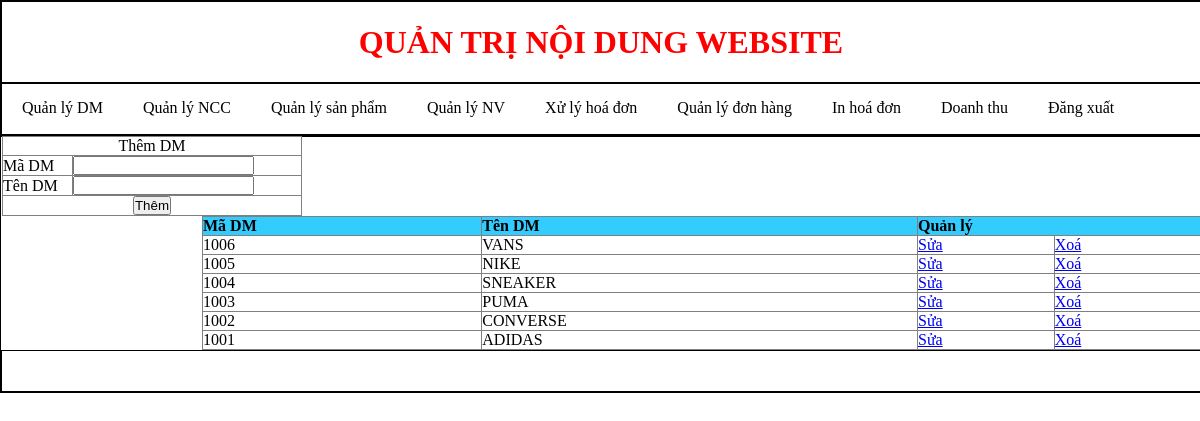
Screenshot of /Admin/index.php?Quanly=QuanlyDM&action=Them (signed in) with the database file from the repository.
### tables this page shows
CREATE TABLE `danhmuc` (
  `MaDM` char(10) NOT NULL,
  `TenDM` varchar(50) DEFAULT NULL
);

### Admin/modular/QuanlyDM/Lietke.php (the view)
<?php
 $sql="select * from danhmuc order by MaDM desc";
 $run=mysqli_query($conn,$sql);
?>
<table width="100%" border="1">
  <tr style="background-color:#33CCFF">
    <td><strong>Mã DM</strong></td>
    <td><strong>Tên DM</strong></td>
    <td colspan="2"><strong>Quản lý</strong></td>
  </tr>
  <?php
   while ($dong=mysqli_fetch_array($run)){
  ?>
  <tr>
    <td><?php echo $dong['MaDM']?></td>
    <td><?php echo $dong['TenDM']?></td>
    <td><a href="index.php?Quanly=QuanlyDM&action=Sua&id=<?php echo $dong['MaDM']?>">Sửa</a></td>
    <td><a href="modular/QuanlyDM/Xuly.php?id=<?php echo $dong['MaDM']?>">Xoá</a></td>
  </tr>
  <?php
 }
 ?>
 </table>

### Admin/style/css.css (style rules this page uses)
table { border-collapse: collapse; }
* { padding:0;margin:0; }

### rows the page displays
danhmuc: MaDM "1006", TenDM "VANS"
danhmuc: MaDM "1005", TenDM "NIKE"
danhmuc: MaDM "1004", TenDM "SNEAKER"
danhmuc: MaDM "1003", TenDM "PUMA"
danhmuc: MaDM "1002", TenDM "CONVERSE"
danhmuc: MaDM "1001", TenDM "ADIDAS"
